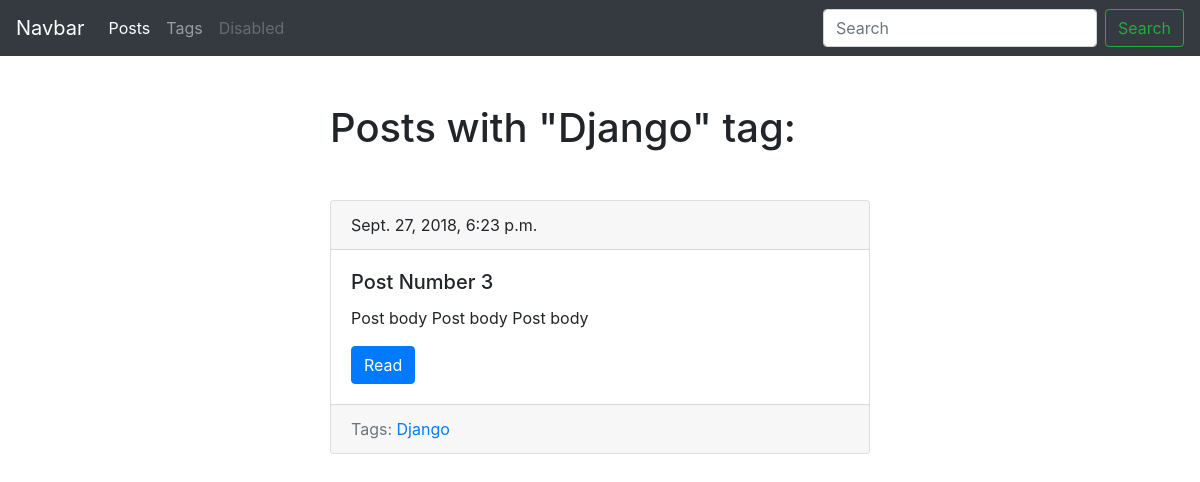
Screenshot of /blog/tag/django/ with the database file from the repository.
### blog/models.py (models this page shows, shortened)
class Tag(models.Model):
    title = models.CharField(max_length=50)
    slug = models.SlugField(max_length=50, unique=True)
    def get_absolute_url(self):
        return reverse('tag_detail_url', kwargs={'slug': self.slug})

class Post(models.Model):
    title = models.CharField(max_length=150, db_index=True)
    slug = models.SlugField(max_length=150, unique=True)
    body = models.TextField(blank=True, db_index=True)
    tags = models.ManyToManyField('Tag', blank=True, related_name='posts')
    date_pub = models.DateTimeField(auto_now_add=True)
    def get_absolute_url(self):
        return reverse('post_detail_url', kwargs={'slug': self.slug})

### blog/views.py (the view)
# urls.py: path('tag/<str:slug>/', TagDetail.as_view(), name='tag_detail_url')
class TagDetail(ObjectDetailMixin, View):
    model = Tag
    template = 'blog/tag_detail.html'

### blog/utils.py (called while the page is built)
    def get(self, request, slug):
        obj = get_object_or_404(self.model, slug__iexact=slug)
        return render(
                request,
                self.template,
                context={
                        self.model.__name__.lower(): obj
                    }
            )

### blog/templates/blog/tag_detail.html (shortened to what this page needs)
{% extends 'blog/blog-base.html' %}
{% block content %}
    <h1 class="mb-5">Posts with "{{ tag.title|title }}" tag:</h1>
    {% for post in tag.posts.all %}
        {% include 'blog/includes/post_card.html' %}
    {% endfor %}
{% endblock %}

### blog/templates/blog/includes/post_card.html
<div class="card mb-4">
<div class="card-header">
    {{ post.date_pub }}
</div>
<div class="card-body">
    <h5 class="card-title">{{ post.title }}</h5>
    <p class="card-text">{{ post.body|truncatewords:15 }}</p>
    <a href="{{ post.get_absolute_url }}" class="btn btn-primary">Read</a>
</div>
<div class="card-footer text-muted">
    Tags:
    {% for tag in post.tags.all %}
        <a href="{{ tag.get_absolute_url }}">{{ tag.title }}</a>
    {% endfor %}
</div>
</div>

### rows the page displays
Tag: title "Django"
Post: date_pub "Sept. 27, 2018, 6:23 p.m.", title "Post Number 3", body "Post body Post body Post body"
